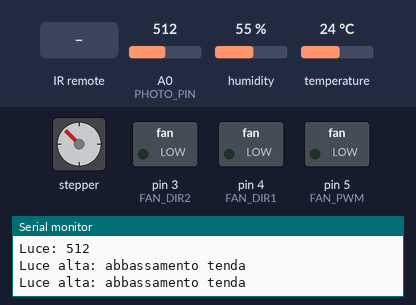
A sketch run on a simulated Arduino Uno, built with avr-gcc and run on an emulated ATmega328P. Shown: stepper motor, switched loads named in the sketch (green lamp = pin HIGH), the last lines printed to the serial monitor. The test bench sets the inputs (shaded band); at power-on: A0 (PHOTO_PIN) = 512, humidity 55 %, temperature 24 °C. Stepper angles assume 2048 steps per turn.

Above: at 3.7 s.
3.8 s: A0 (PHOTO_PIN) set to 419
At 4.5 s:
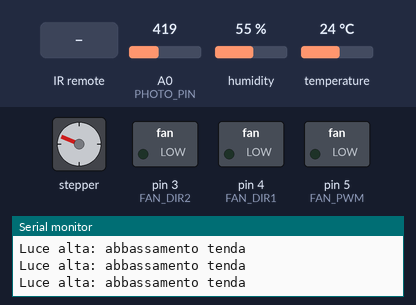
7.3 s: A0 (PHOTO_PIN) set to 388
At 9.1 s:
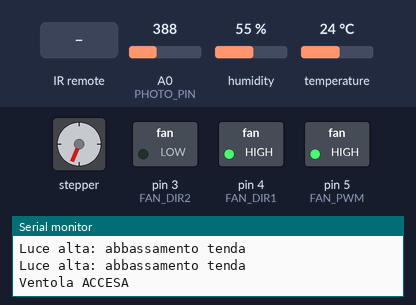
9.6 s: A0 (PHOTO_PIN) set to 307
11.7 s: A0 (PHOTO_PIN) set to 287
At 13.0 s:
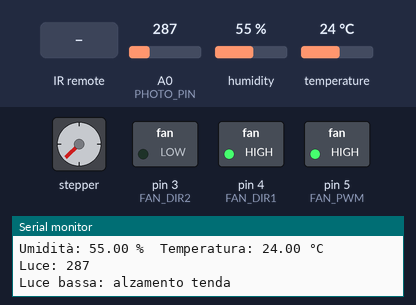
15.2 s: infrared code 0xB946FF00 received
18.7 s: A0 (PHOTO_PIN) set to 410
At 27.8 s:
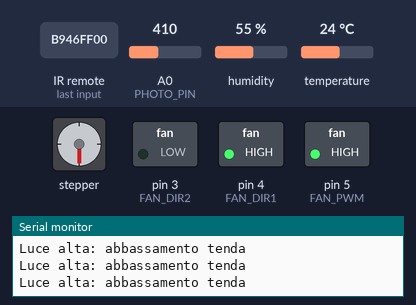
Timing chart, 0 to 28.3 s (numbered marks = the images above; inputs shaded):
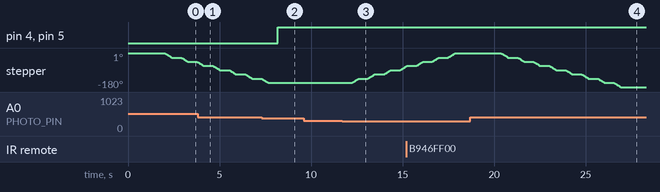

Measured:
- the behaviour switches between 401 and 400 on A0 (PHOTO_PIN) (found by bisection; images 1 and 2)
- the behaviour switches between 300 and 299 on A0 (PHOTO_PIN) (found by bisection; images 2 and 3)
- after the input at 7.3 s, pin 4 (FAN_DIR1), pin 5 (FAN_PWM): LOW → HIGH after 0.88 s instead of 1.8 s; stepper: goes on until 7.7 s, then stays -158°
- after the input at 11.7 s, stepper: turns 23° clockwise in 0.38 s, repeating every 0.88 s
- after the input at 18.7 s, stepper: turns 23° counter-clockwise in 0.35 s, repeating every 0.88 s
- by itself, stepper: turns 23° counter-clockwise in 0.35 s, then 22° counter-clockwise in 0.35 s, then 2° counter-clockwise in 0.00 s

The sketch:

HomeTheatre.ino
```cpp
#include <DHT.h>        // Libreria sensore DHT
#include <Stepper.h>    // Libreria stepper motor
#include <IRremote.hpp> //Libreria IRremote

#define DHTPIN 2      // Pin DHT11
#define DHTTYPE DHT11

#define FAN_PWM 5     // Pin per velocità della ventola
#define FAN_DIR1 4    // Pin direzione 1
#define FAN_DIR2 3    // Pin direzione 2
bool ventolaAccesa = false;

#define PHOTO_PIN A0          // Pin fotocellula
#define STEPS_PER_REV 2048    // Passi per un giro completo del motore
#define STEP 128              // Step per ogni movimento della tenda
#define MAX_POS 1024          // Massima posizione della tenda
#define MIN_POS 0             // Minima posizione della tenda
int posizioneTenda = 0;       // Posizione attuale della tenda

Stepper motore(STEPS_PER_REV, 11, 9, 10, 8); // Inizializza motore con ULN2003
DHT dht(DHTPIN, DHTTYPE);  // Inizializza DHT

// Pin IR e codici telecomando
#define IR_RECEIVE_PIN 12
#define IR_VOL_PLUS   0xB946FF00
#define IR_VOL_MINUS  0xEA15FF00
#define IR_PLAY_PAUSE 0xBF40FF00
#define IR_FUNCT      0xB847FF00
bool modalitaAutomatica = true;

void setup() {
  Serial.begin(115200);
  dht.begin();  // Avvia DHT

  // Configurazione pin della ventola
  pinMode(FAN_PWM, OUTPUT);
  pinMode(FAN_DIR1, OUTPUT);
  pinMode(FAN_DIR2, OUTPUT);

  // Configurazione pin fotocellula
  pinMode(PHOTO_PIN, INPUT);

  // Spegne la ventola all'avvio
  digitalWrite(FAN_DIR1, LOW);
  digitalWrite(FAN_DIR2, LOW);
  analogWrite(FAN_PWM, 0);

  motore.setSpeed(10); //velocita motore

  //Configurazione pin IR
  IrReceiver.begin(IR_RECEIVE_PIN, DISABLE_LED_FEEDBACK);
}

void loop() {
    delay(2000);

    // Lettura del telecomando per cambio modalità
    if (IrReceiver.decode()) {
      unsigned long codiceIR = IrReceiver.decodedIRData.decodedRawData;
      Serial.print("Ricevuto codice IR: ");
      Serial.println(codiceIR, HEX);

      if (codiceIR == IR_FUNCT) {
        modalitaAutomatica = !modalitaAutomatica;
        Serial.print("Modalità cambiata: ");
        Serial.println(modalitaAutomatica ? "AUTOMATICA" : "MANUALE");
      } else if (!modalitaAutomatica) {
        // Comandi validi solo in modalità manuale
        switch (codiceIR) {
          case IR_PLAY_PAUSE:
            ventolaAccesa = !ventolaAccesa;
            if (ventolaAccesa) {
              digitalWrite(FAN_DIR1, HIGH);
              digitalWrite(FAN_DIR2, LOW);
              analogWrite(FAN_PWM, 255);
              Serial.println("Ventola ACCESA");
            } else {
              digitalWrite(FAN_DIR1, LOW);
              digitalWrite(FAN_DIR2, LOW);
              analogWrite(FAN_PWM, 0);
              Serial.println("Ventola SPENTA");
            }
            break;

          case IR_VOL_PLUS:
            if (posizioneTenda > MIN_POS) {
              posizioneTenda -= STEP;
              Serial.println("Motore: Rotazione ANTIORARIA");
              motore.step(-STEP);
            } else {
              Serial.println("Tenda già completamente alzata");
            }
            break;

          case IR_VOL_MINUS:
            if (posizioneTenda < MAX_POS) {
              posizioneTenda += STEP;
              Serial.println("Motore: Rotazione ORARIA");
              motore.step(STEP);
            } else {
              Serial.println("Tenda già completamente abbassata");
            }
            break;

          default:
            Serial.println("Comando IR non riconosciuto");
            break;
        }
      }

      IrReceiver.resume();
    }

    // Gestione automatica
    if (modalitaAutomatica) {
      // Lettura sensori
      float humidity = dht.readHumidity();
      float temperature = dht.readTemperature();
      int light = analogRead(PHOTO_PIN);

      if (isnan(humidity) || isnan(temperature)) {
        Serial.println("Errore nella lettura del DHT11!");
      }

      Serial.print("Umidità: ");
      Serial.print(humidity);
      Serial.print(" %\t");

      Serial.print("Temperatura: ");
      Serial.print(temperature);
      Serial.println(" °C");

      Serial.print("Luce: ");
      Serial.println(light);

      // Controllo luce per tenda
      while(light > 400 && posizioneTenda < MAX_POS) {
        posizioneTenda += STEP;
        Serial.println("Luce alta: abbassamento tenda");
        motore.step(-STEP);
        delay(500);
        light = analogRead(PHOTO_PIN);
      }

      while (light < 300 && posizioneTenda > MIN_POS) {
        posizioneTenda -= STEP;
        Serial.println("Luce bassa: alzamento tenda");
        motore.step(STEP);
        delay(500);
        light = analogRead(PHOTO_PIN);
      }

      // Controllo ventola
      if (!ventolaAccesa && (temperature > 24 || humidity > 50)) {
        digitalWrite(FAN_DIR1, HIGH);
        digitalWrite(FAN_DIR2, LOW);
        analogWrite(FAN_PWM, 255);
        Serial.println("Ventola ACCESA");
        ventolaAccesa = true;
      } else if (ventolaAccesa && (temperature <= 23 && humidity <= 46)) {
        digitalWrite(FAN_DIR1, LOW);
        digitalWrite(FAN_DIR2, LOW);
        analogWrite(FAN_PWM, 0);
        Serial.println("Ventola SPENTA");
        ventolaAccesa = false;
      }
    }
}
```
